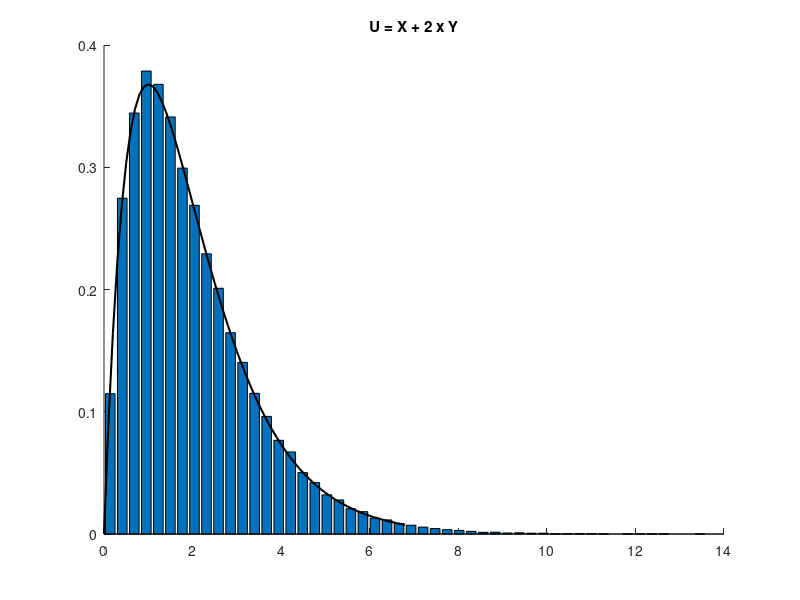

This figure's MATLAB source:
clear variables;
close all;

lambda_x = 1;
lambda_y = 2;

n=100000;
Z1=rand(n,1); % VA uniforme sur [0,1]
Z2=rand(n,1); % VA uniforme sur [0,1]

X=-log(1-Z1)/lambda_x ; % simulation de la VA X
Y= -log(1-Z2)/lambda_y; % simulation de la VA Y

% Variable U empirique
U= X + 2*Y;

[h,uout]=hist(U,50); % calcul de l’histogramme de U

mu_emp=mean(U); % moyenne empirique
sigma_emp=std(U); % écart type empirique


mu_the=1/lambda_x + 2*(1/lambda_y); % moyenne theorique
sigma_the=sqrt(1/(lambda_x^2) + 2*(1/(lambda_y^2))); % écart type theorique

% Variable U théorique
u = 0:0.1:(mu_the + 4*sigma_the);
fu = u .*exp(-u);

% Affichage
figure(1); hold on;
bar(uout,h/trapz(uout,h)); % affichage de l’histogramme de U


p = plot(u,fu,'black');
set(p,'LineWidth',1.5);
title('U = X + 2 x Y');
fprintf('Moyenne empirique : %f,\t Moyenne théorique : %f\n',mu_emp,mu_the);
fprintf('Ecart type empirique : %f,\t Ecart type théorique : %f\n',sigma_emp, sigma_the);